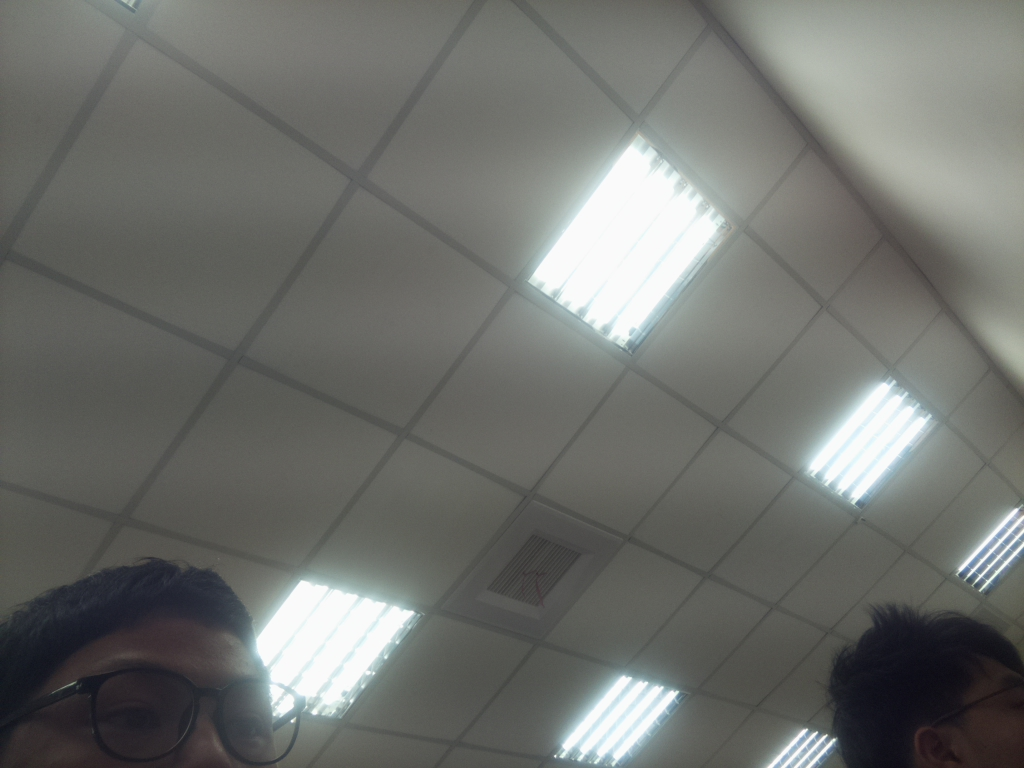
#> input picture Lab5/quiz1/image01.jpg, 1024 x 768 px
$ python resize.py ../../../Lab5/quiz1/image01.jpg
#> lines starting #> are read from the running program, lines starting #| are printed output that depends on the picture
#!/usr/bin/python3
#+-+-+-+-+-+-+-+-+-+-+-+-+-+-+-+-+-+-+
# |R|a|s|p|b|e|r|r|y|P|i|.|c|o|m|.|t|w|
#+-+-+-+-+-+-+-+-+-+-+-+-+-+-+-+-+-+-+
# Copyright (c) 2017, raspberrypi.com.tw
# All rights reserved.
# Use of this source code is governed by a BSD-style license that can be
# found in the LICENSE file.
#
# resize.py
#
# Author : sosorry
# Date   : 2017/07/27
# Usage  : python3 resize.py

import cv2
import numpy as np
import sys

try:
    imagePath = sys.argv[1]
except:
    imagePath = "lena256rgb.jpg"

image = cv2.imread(imagePath)
#> image is the input picture: shape (768, 1024, 3); mean B, G, R 108.8, 112.7, 110.8
rows, cols = image.shape[:2]
#> rows = 768; cols = 1024

cv2.imshow('Resize', image)
cv2.waitKey(0)

resize = cv2.resize(image, (24, 24), interpolation = cv2.INTER_CUBIC)
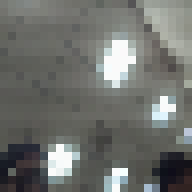
#> resize: shape (24, 24, 3) (shown 8 times larger); mean B, G, R 109.2, 112.9, 111
cv2.imshow('Resize', resize)
cv2.waitKey(0)
cv2.imwrite("resized.jpg", resize)

cv2.destroyAllWindows()

$ run again, on Lab5/quiz1/image03.jpg
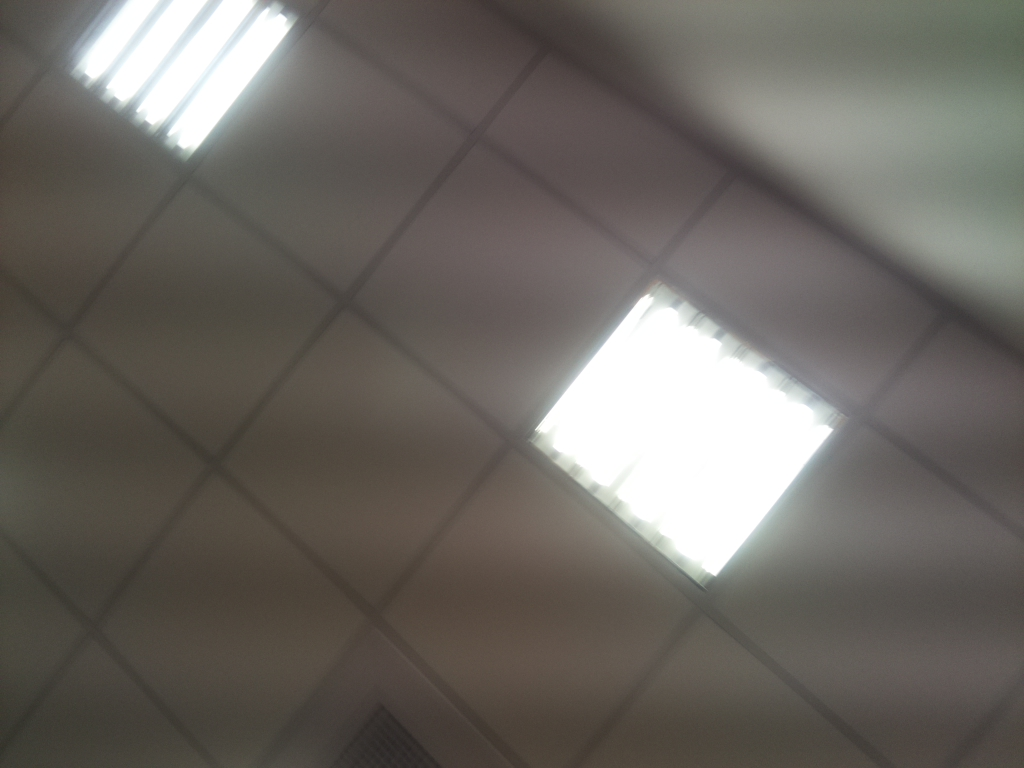
#> input picture Lab5/quiz1/image03.jpg, 1024 x 768 px
#> image is the input picture: shape (768, 1024, 3); mean B, G, R 98, 103.6, 107.9
#> `resize = cv2.resize(image, (24, 24), interpolation = cv2.INTER_CUBIC)`:
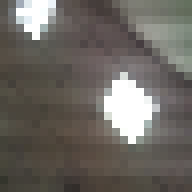
#> resize: shape (24, 24, 3) (shown 8 times larger); mean B, G, R 98, 103.6, 108.1

$ run again, on Lab5/quiz1/image04.jpg
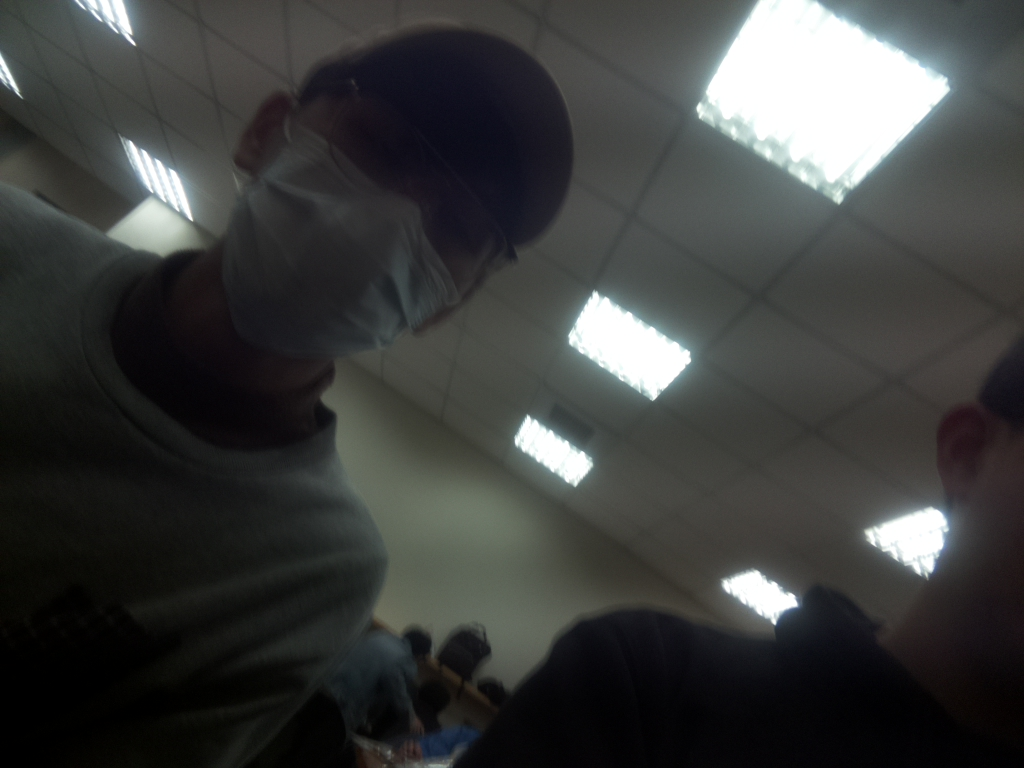
#> input picture Lab5/quiz1/image04.jpg, 1024 x 768 px
#> image is the input picture: shape (768, 1024, 3); mean B, G, R 61.1, 62.2, 60.7
#> `resize = cv2.resize(image, (24, 24), interpolation = cv2.INTER_CUBIC)`:
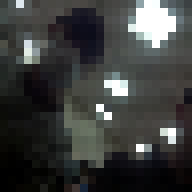
#> resize: shape (24, 24, 3) (shown 8 times larger); mean B, G, R 61.2, 62.4, 60.9

$ run again, on Lab5/quiz1/image05.jpg
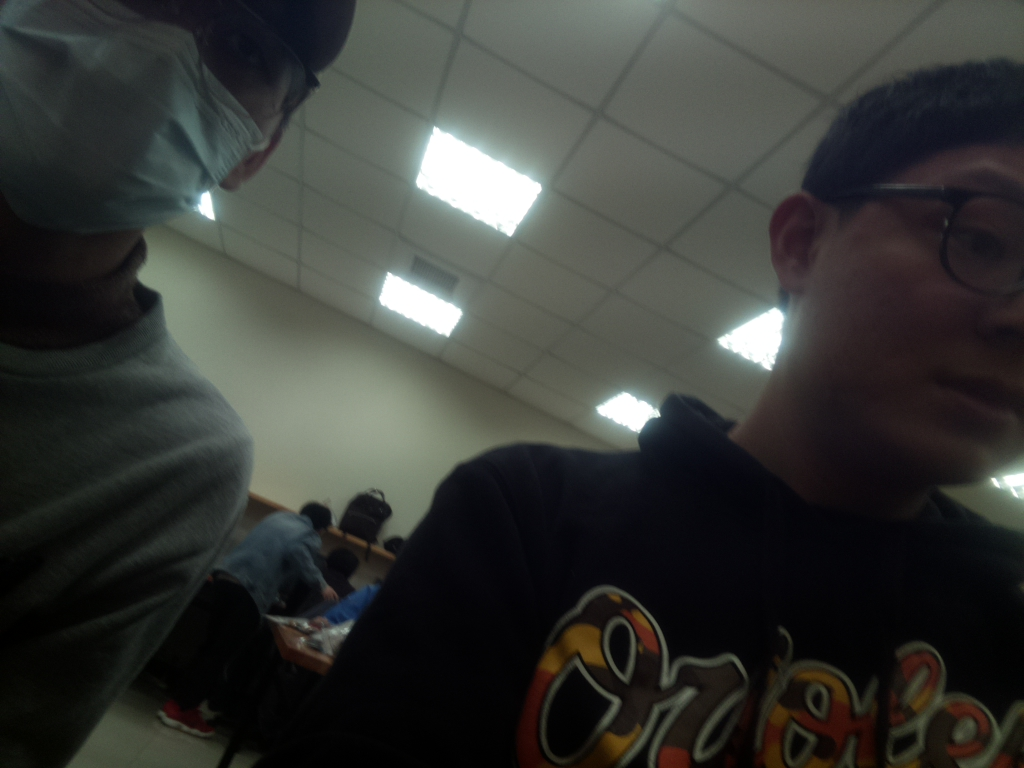
#> input picture Lab5/quiz1/image05.jpg, 1024 x 768 px
#> image is the input picture: shape (768, 1024, 3); mean B, G, R 54, 57.2, 55.5
#> `resize = cv2.resize(image, (24, 24), interpolation = cv2.INTER_CUBIC)`:
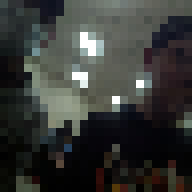
#> resize: shape (24, 24, 3) (shown 8 times larger); mean B, G, R 53.6, 56.6, 54.9
